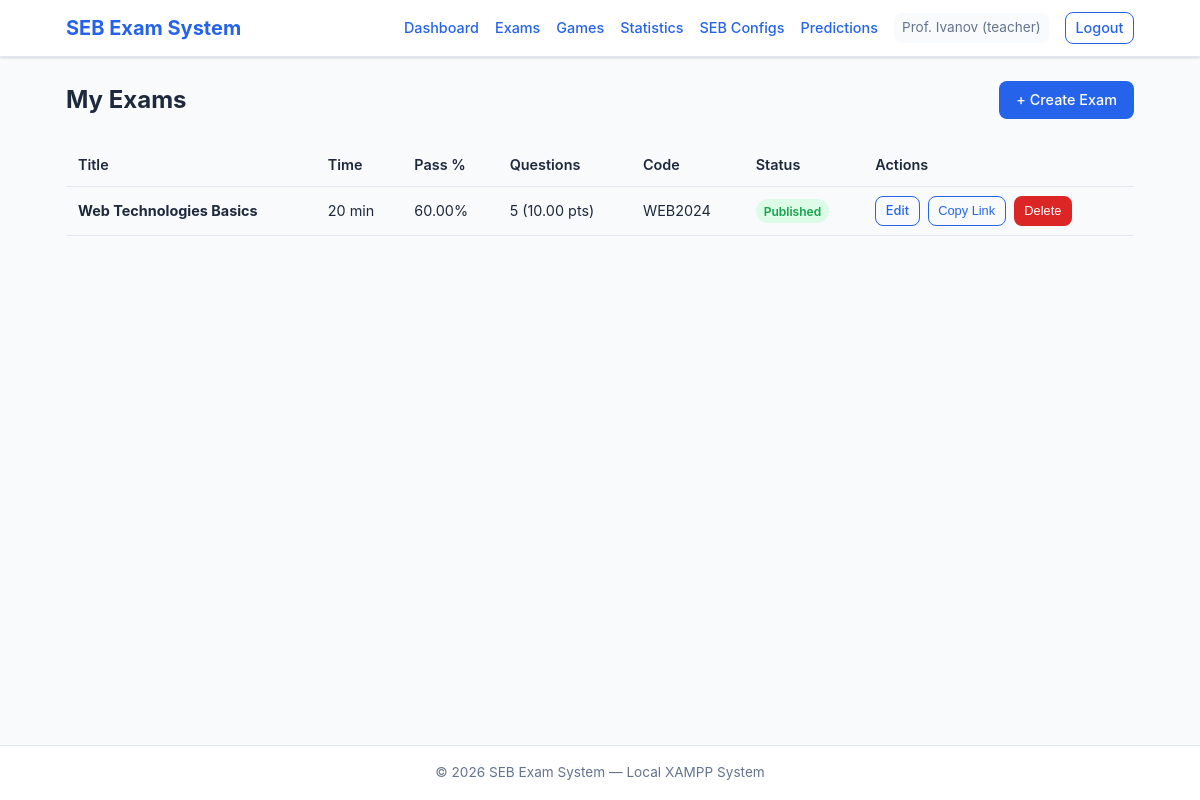
/public/teacher/exam_list.php (signed in), run on the app's committed database.
### tables this page shows
CREATE TABLE IF NOT EXISTS `exams` (
    `id`             INT UNSIGNED AUTO_INCREMENT PRIMARY KEY,
    `teacher_id`     INT UNSIGNED NOT NULL,
    `title`          VARCHAR(255) NOT NULL,
    `description`    TEXT,
    `time_limit_min` INT UNSIGNED NOT NULL DEFAULT 30,
    `passing_score`  DECIMAL(5,2) NOT NULL DEFAULT 50.00,
    `access_code`    VARCHAR(20)  DEFAULT NULL,
    `is_published`   TINYINT(1)   NOT NULL DEFAULT 0,
    `created_at`     DATETIME     NOT NULL DEFAULT CURRENT_TIMESTAMP,
    `updated_at`     DATETIME     NOT NULL DEFAULT CURRENT_TIMESTAMP ON UPDATE CURRENT_TIMESTAMP,
    FOREIGN KEY (`teacher_id`) REFERENCES `users`(`id`) ON DELETE CASCADE
);

### app/lib/auth.php (called while the page is built, shortened)
<?php
require_once __DIR__ . '/../config/db.php';
function current_user_id(): int {
    return (int) ($_SESSION['user_id'] ?? 0);
}
function e(string $str): string {
    return htmlspecialchars($str, ENT_QUOTES, 'UTF-8');
}

### app/config/db.php (called while the page is built, shortened)
<?php
function db(): PDO {
    static $pdo = null;
    if ($pdo === null) {
        $dsn = sprintf(
            'mysql:host=%s;port=%s;dbname=%s;charset=%s',
            DB_HOST, DB_PORT, DB_NAME, DB_CHARSET
        );
        $options = [
            PDO::ATTR_ERRMODE            => PDO::ERRMODE_EXCEPTION,
            PDO::ATTR_DEFAULT_FETCH_MODE => PDO::FETCH_ASSOC,
            PDO::ATTR_EMULATE_PREPARES   => false,
        ];
        try {
            $pdo = new PDO($dsn, DB_USER, DB_PASS, $options);
        } catch (PDOException $e) {
            die('Database connection failed: ' . htmlspecialchars($e->getMessage()));
        }
    }
    return $pdo;
}

### app/models/Exam.php (called while the page is built, shortened)
<?php
require_once __DIR__ . '/../config/db.php';
class Exam {
    public static function findByTeacher(int $teacherId): array {
        $stmt = db()->prepare('SELECT * FROM exams WHERE teacher_id = :tid ORDER BY created_at DESC');
        $stmt->execute([':tid' => $teacherId]);
        return $stmt->fetchAll();
    }
    public static function getQuestionStats(int $examId): array {
        $stmt = db()->prepare(
            'SELECT COUNT(*) as count, COALESCE(SUM(points), 0) as total_points
             FROM questions WHERE exam_id = :eid'
        );
        $stmt->execute([':eid' => $examId]);
        return $stmt->fetch();
    }
}

### public/teacher/exam_list.php (the view, shortened to what this page needs)
<?php
require_once __DIR__ . '/../../app/lib/auth.php';
require_once __DIR__ . '/../../app/models/Exam.php';
$exams = Exam::findByTeacher(current_user_id());
?>
<div class="page-title">
    <h1>My Exams</h1>
    <a href="exam_create.php" class="btn btn-primary">+ Create Exam</a>
</div>
<?php if (empty($exams)): ?>
    <div class="card">
        <p class="text-muted">You haven't created any exams yet.</p>
    </div>
<?php else: ?>
    <div class="table-wrap">
        <table>
            <thead>
                <tr>
                    <th>Title</th>
                    <th>Time</th>
                    <th>Pass %</th>
                    <th>Questions</th>
                    <th>Code</th>
                    <th>Status</th>
                    <th>Actions</th>
                </tr>
            </thead>
            <tbody>
            <?php foreach ($exams as $exam): ?>
                <?php $stats = Exam::getQuestionStats($exam['id']); ?>
                <tr>
                    <td><strong><?= e($exam['title']) ?></strong></td>
                    <td><?= (int)$exam['time_limit_min'] ?> min</td>
                    <td><?= e($exam['passing_score']) ?>%</td>
                    <td><?= (int)$stats['count'] ?> (<?= e($stats['total_points']) ?> pts)</td>
                    <td><?= $exam['access_code'] ? e($exam['access_code']) : '—' ?></td>
                    <td>
                        <?php if ($exam['is_published']): ?>
                            <span class="badge badge-success">Published</span>
                        <?php else: ?>
                            <span class="badge badge-warning">Draft</span>
                        <?php endif; ?>
                    </td>
                    <td>
                        <div class="btn-group">
                            <a href="exam_edit.php?id=<?= (int)$exam['id'] ?>" class="btn btn-sm btn-outline">Edit</a>
                            <button type="button"
                                    class="btn btn-sm btn-outline btn-copy-link"
                                    data-url="<?= e(BASE_URL . '/student/exam_take.php?exam_id=' . (int)$exam['id']) ?>">
                                Copy Link
                            </button>
                            <form method="POST" action="exam_delete.php" style="display:inline">
                                <button type="submit" class="btn btn-sm btn-danger btn-delete-confirm">Delete</button>
                            </form>
                        </div>
                    </td>
                </tr>
            <?php endforeach; ?>
            </tbody>
        </table>
    </div>
<?php endif; ?>
<?php
include __DIR__ . '/../../app/views/layout.php';

### public/assets/styles.css (style rules this page uses)
*, *::before, *::after { box-sizing: border-box; margin: 0; padding: 0; }
:root { --color-primary: #2563eb; --color-primary-dark: #1d4ed8; --color-primary-light: #dbeafe; --color-success: #16a34a; --color-success-light: #dcfce7; --color-danger: #dc2626; --color-danger-light: #fee2e2; --color-warning: #d97706; --color-warning-light: #fef3c7; --color-bg: #f8fafc; --color-surface: #ffffff; --color-text: #1e293b; --color-text-muted: #64748b; --color-border: #e2e8f0; --radius: 8px; --shadow: 0 1px 3px rgba(0,0,0,0.1), 0 1px 2px rgba(0,0,0,0.06); --shadow-md: 0 4px 6px rgba(0,0,0,0.1); --font: -apple-system, BlinkMacSystemFont, 'Segoe UI', Roboto, sans-serif; }
html { font-size: 16px; line-height: 1.6; }
body { font-family: var(--font); color: var(--color-text); background: var(--color-bg); min-height: 100vh; display: flex; flex-direction: column; }
a { color: var(--color-primary); text-decoration: none; }
.btn { display: inline-block; padding: 0.5rem 1rem; border: 1px solid transparent; border-radius: var(--radius); font-size: 0.9rem; font-weight: 500; cursor: pointer; text-align: center; transition: background 0.2s, border-color 0.2s; text-decoration: none; line-height: 1.4; }
.btn-primary { background: var(--color-primary); color: #fff; }
.btn-danger { background: var(--color-danger); color: #fff; }
.btn-outline { background: transparent; color: var(--color-primary); border-color: var(--color-primary); }
.btn-sm { padding: 0.3rem 0.6rem; font-size: 0.8rem; }
.btn-group { display: flex; gap: 0.5rem; flex-wrap: wrap; }
.table-wrap { overflow-x: auto; }
table { width: 100%; border-collapse: collapse; margin-bottom: 1rem; }
table th, table td { text-align: left; padding: 0.6rem 0.75rem; border-bottom: 1px solid var(--color-border); font-size: 0.9rem; }
table th { background: var(--color-bg); font-weight: 600; white-space: nowrap; }
.page-title { display: flex; justify-content: space-between; align-items: center; margin-bottom: 1.5rem; flex-wrap: wrap; gap: 0.5rem; }
.page-title h1 { font-size: 1.5rem; }
.badge { display: inline-block; padding: 0.15rem 0.5rem; border-radius: 999px; font-size: 0.75rem; font-weight: 600; }
.badge-success { background: var(--color-success-light); color: var(--color-success); }

### data on the page
exams: title "Web Technologies Basics", time_limit_min "20", passing_score "60.00", count "5", total_points "10.00", access_code "WEB2024", is_published "Published"

### other printed values
APP_NAME "SEB Exam System"
current_user_name() "Prof. Ivanov"
current_user_role() "teacher"
